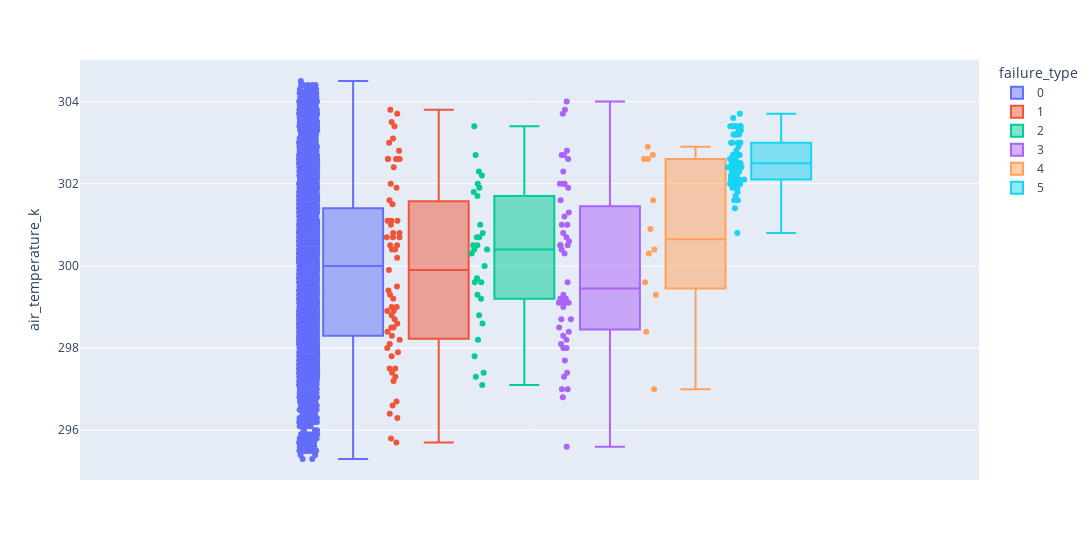

The notebook cell this image was saved under:
### Code cell
# Criação do histogramas para explicitar os tipos de falhas
def histogram(column_name):
    plt.figure(figsize=(16,6))
    return px.box(data_frame=df_base, y=column_name, color='failure_type', points="all", width=1200)

histogram('air_temperature_k')

### Figure 1 — Plotly figure (JSON) as saved in the notebook; plotly's stock layout.template omitted (floating-point values rounded to 4 significant figures; data arrays with more than 128 entries replaced by an {"elided": "..."} marker saying what was removed)
{"data": [{"alignmentgroup": "True", "boxpoints": "all", "hovertemplate": "failure_type=0<br>air_temperature_k=%{y}<extra></extra>", "legendgroup": "0", "marker": {"color": "#636efa"}, "name": "0", "notched": false, "offsetgroup": "0", "orientation": "v", "showlegend": true, "type": "box", "x0": " ", "xaxis": "x", "y": {"elided": "6435 float values"}, "y0": " ", "yaxis": "y"}, {"alignmentgroup": "True", "boxpoints": "all", "hovertemplate": "failure_type=1<br>air_temperature_k=%{y}<extra></extra>", "legendgroup": "1", "marker": {"color": "#EF553B"}, "name": "1", "notched": false, "offsetgroup": "1", "orientation": "v", "showlegend": true, "type": "box", "x0": " ", "xaxis": "x", "y": [298.9, 298.4, 298.1, 297.5, 297.4, 297.9, 296.4, 295.8, 295.7, 296.3, 296.6, 296.7, 298.8, 298.9, 298, 298.3, 298.2, 298.5, 299.3, 299.5, 299.4, 299.2, 300.5, 300.4, 301.5, 302.4, 302.6, 301.9, 302.6, 302, 302.6, 302.6, 303.7, 303.5, 303.8, 303.4, 302.8, 302.6, 303, 303.1, 300.7, 300.7, 301.1, 300.8, 301.1, 301.6, 301.1, 300.7, 300.5, 299.9, 300.2, 300.4, 300.8, 301, 299, 298.7, 298.5, 297.5, 297.3, 297.2, 297.8, 299, 298.6], "y0": " ", "yaxis": "y"}, {"alignmentgroup": "True", "boxpoints": "all", "hovertemplate": "failure_type=2<br>air_temperature_k=%{y}<extra></extra>", "legendgroup": "2", "marker": {"color": "#00cc96"}, "name": "2", "notched": false, "offsetgroup": "2", "orientation": "v", "showlegend": true, "type": "box", "x0": " ", "xaxis": "x", "y": [298.8, 298.2, 299.6, 299.3, 299.7, 300.7, 301.9, 301.7, 302.2, 302, 302.3, 301.8, 302.7, 303.4, 300.4, 300.8, 301, 300.5, 300, 300.5, 300.7, 300.3, 300.4, 299.2, 297.4, 297.1, 297.3, 297.8, 299.6, 298.6], "y0": " ", "yaxis": "y"}, {"alignmentgroup": "True", "boxpoints": "all", "hovertemplate": "failure_type=3<br>air_temperature_k=%{y}<extra></extra>", "legendgroup": "3", "marker": {"color": "#ab63fa"}, "name": "3", "notched": false, "offsetgroup": "3", "orientation": "v", "showlegend": true, "type": "box", "x0": " ", "xaxis": "x", "y": [298.4, 298.3, 298, 297.7, 296.8, 295.6, 297, 297, 298.7, 298.2, 298, 299.3, 299.2, 299.1, 299.2, 299.2, 300.5, 301.3, 302, 302, 302.6, 302, 301.9, 303.7, 304, 303.8, 302.8, 302.7, 302.7, 302.3, 301, 301, 300.8, 301.6, 301.2, 300.3, 300.6, 300.5, 300.5, 300.4, 300.7, 299.6, 298.7, 297.4, 297.3, 298.1, 299, 299.1, 299.1, 299.1, 299.2, 298.5], "y0": " ", "yaxis": "y"}, {"alignmentgroup": "True", "boxpoints": "all", "hovertemplate": "failure_type=4<br>air_temperature_k=%{y}<extra></extra>", "legendgroup": "4", "marker": {"color": "#FFA15A"}, "name": "4", "notched": false, "offsetgroup": "4", "orientation": "v", "showlegend": true, "type": "box", "x0": " ", "xaxis": "x", "y": [297, 298.4, 299.6, 299.3, 301.6, 302.7, 302.6, 302.9, 302.6, 300.9, 300.3, 300.4], "y0": " ", "yaxis": "y"}, {"alignmentgroup": "True", "boxpoints": "all", "hovertemplate": "failure_type=5<br>air_temperature_k=%{y}<extra></extra>", "legendgroup": "5", "marker": {"color": "#19d3f3"}, "name": "5", "notched": false, "offsetgroup": "5", "orientation": "v", "showlegend": true, "type": "box", "x0": " ", "xaxis": "x", "y": [300.8, 302.3, 302.3, 302.1, 302.3, 302, 301.9, 302.1, 302.1, 301.9, 301.9, 302, 302.2, 302.2, 302.4, 302.4, 302.1, 302.1, 302.5, 302.5, 302.6, 302.7, 302.6, 302, 301.9, 301.8, 301.7, 301.4, 301.6, 301.6, 302, 302, 302.1, 302.2, 302.3, 302.5, 302.4, 302.4, 302.3, 302.5, 302.4, 302.7, 302.7, 302.7, 302.6, 302.4, 302.4, 302.5, 302.7, 302.7, 302.8, 303, 303, 303, 303, 303, 303, 302.9, 303.2, 303.2, 303.3, 303.4, 303.4, 303.4, 303.4, 303.3, 303.2, 303.2, 303.2, 303.4, 303.7, 303.6, 303.4, 303.4, 303.4], "y0": " ", "yaxis": "y"}], "layout": {"boxmode": "group", "legend": {"title": {"text": "failure_type"}, "tracegroupgap": 0}, "margin": {"t": 60}, "width": 1200, "xaxis": {"anchor": "y", "domain": [0, 1]}, "yaxis": {"anchor": "x", "domain": [0, 1], "title": {"text": "air_temperature_k"}}}}
